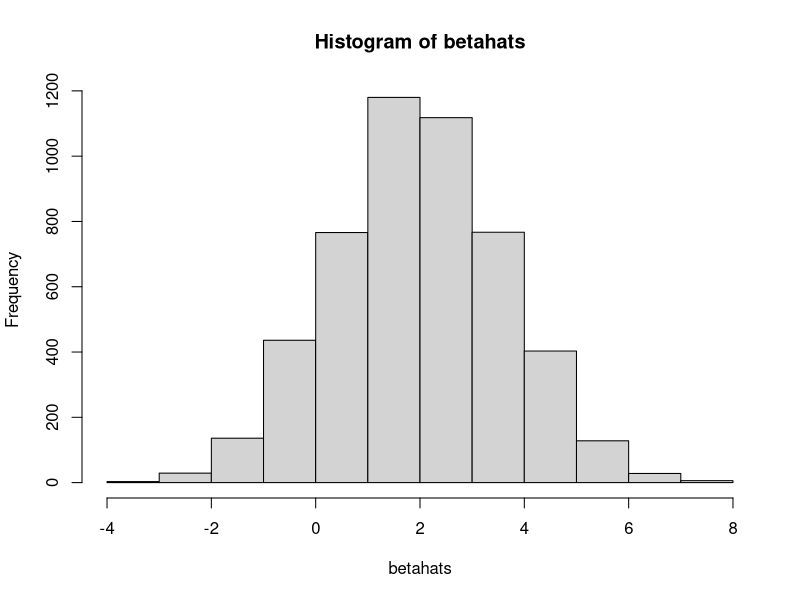
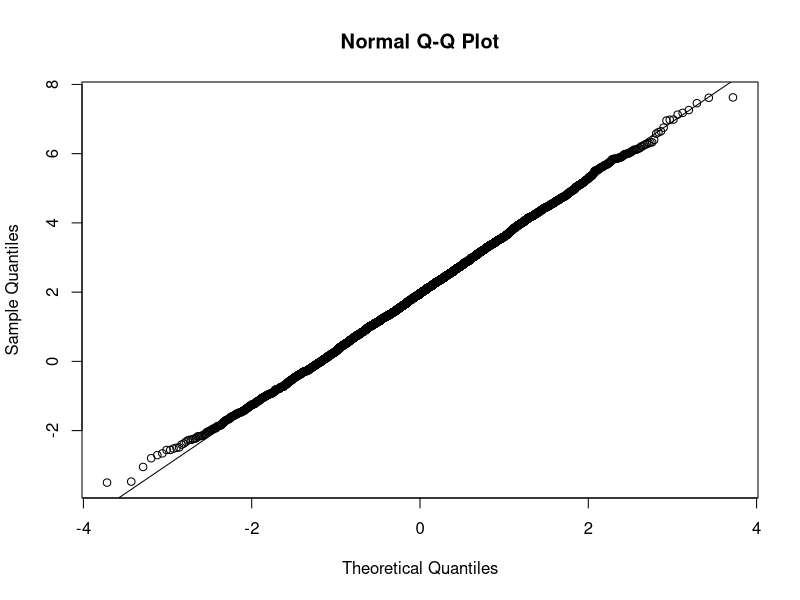
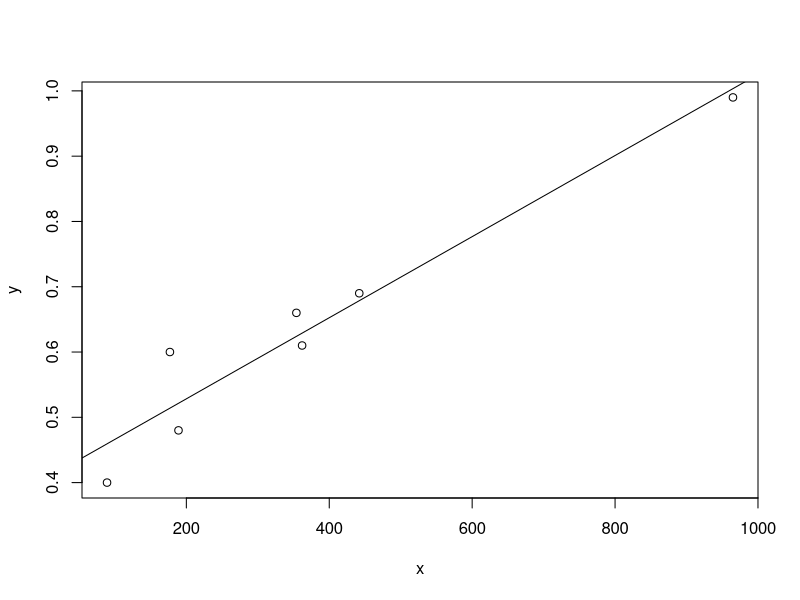
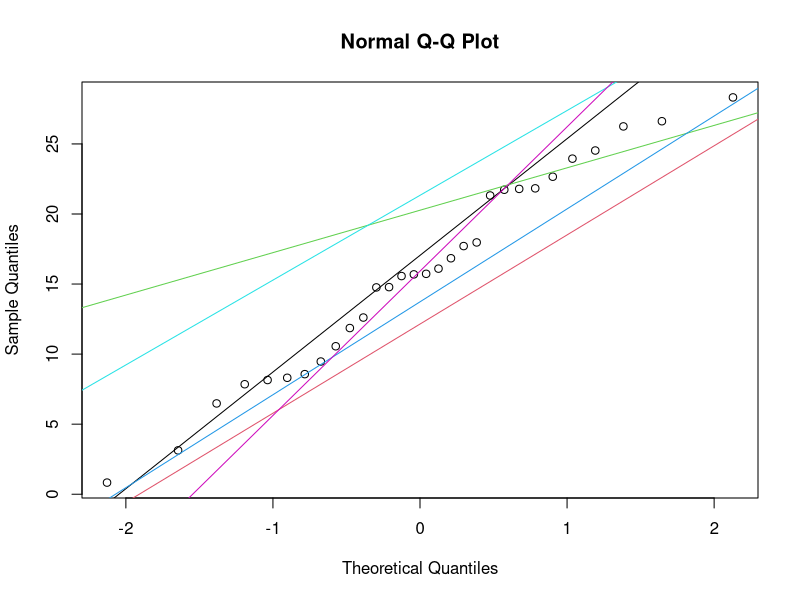
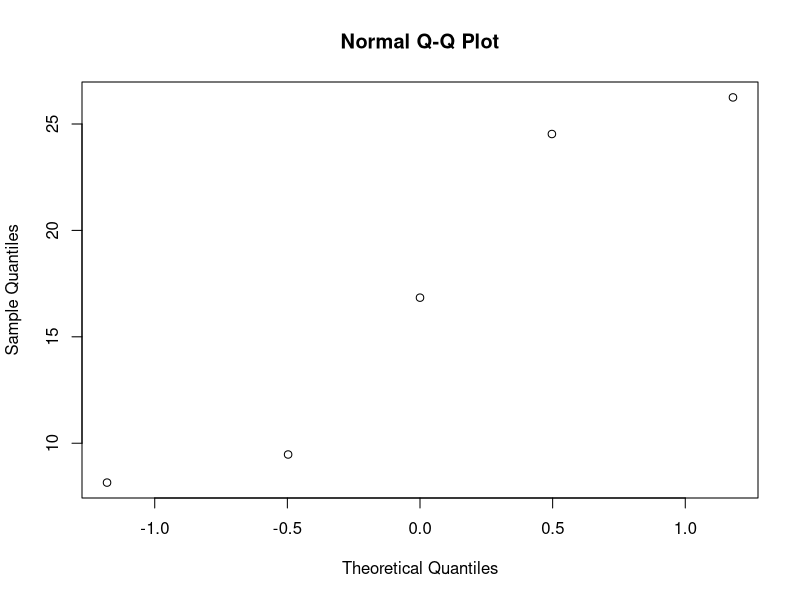
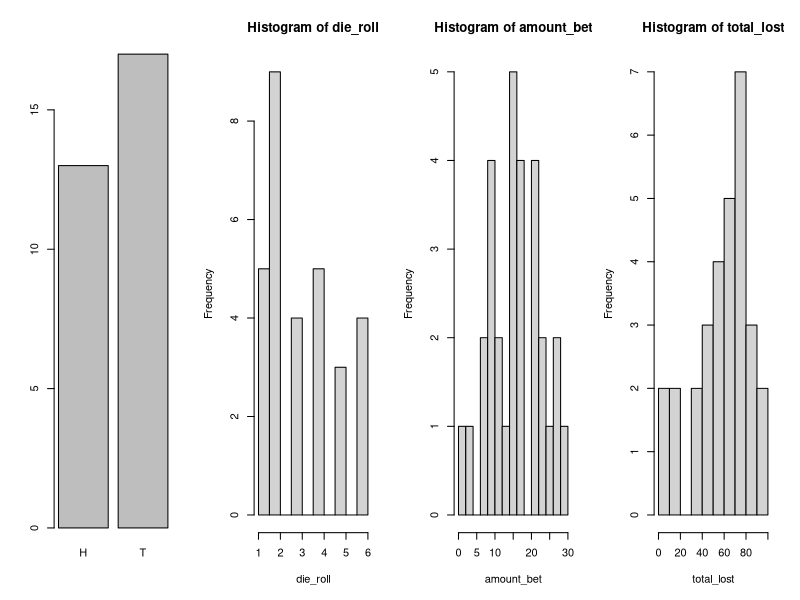
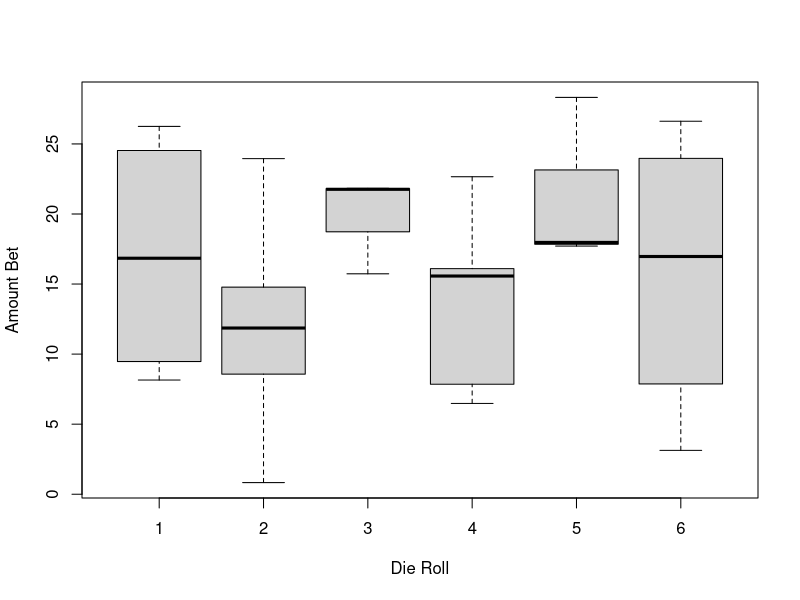
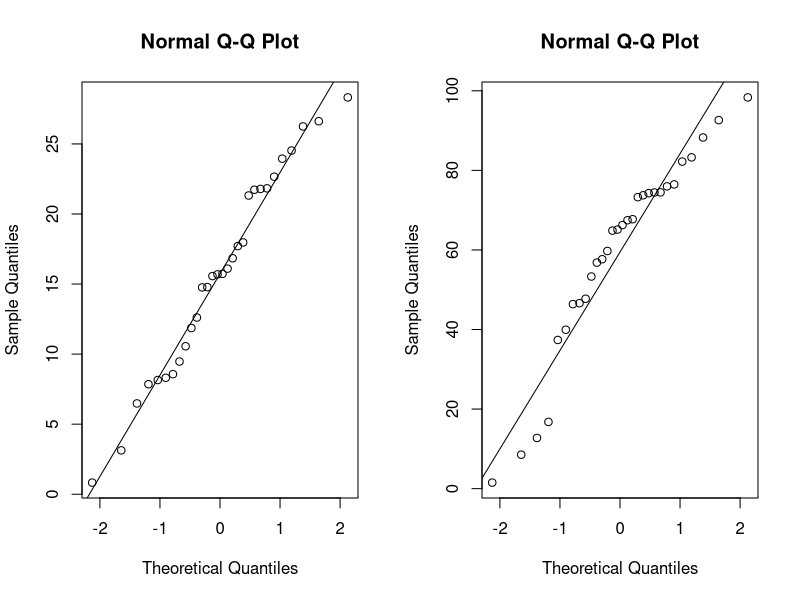

Write the R code that produced these figures, in order.
data <- read.csv2("390hw1data.csv", header = FALSE)
coin_flip <- c('T', 'H', 'T', 'T', 'H', 'H', 'H', 'T' , 'H' , 'H' , 'T' , 'H' , 'T' , 'T' , 'T' , 'T' , 'T' , 'H' , 'T' , 'H' , 'H' , 'T' , 'T' , 'H' , 'T' , 'H' , 'H' , 'T' , 'T' , 'T')
die_roll <- c(3, 2, 2, 3, 4, 1, 4, 1, 2, 5, 6, 4, 4, 1, 2, 4, 3, 2, 5, 6, 2, 6, 3, 2, 6, 5, 1, 2, 1, 2)
amount_bet <- c(15.73, 8.31, 15.69, 21.79, 6.48, 9.47, 16.10, 26.25, 10.56, 17.71, 3.13, 15.57, 22.66, 8.15, 14.76, 7.85, 21.73, 14.78, 28.32, 21.32, 8.57, 12.61, 21.83, 23.95, 26.62, 17.97, 24.53, 0.83, 16.84, 11.86)
total_lost <- c(67.47, 46.38, 57.66, 73.26, 56.81, 66.26, 74.26, 82.21, 67.72, 59.73, 1.52, 64.86, 75.98, 16.77, 46.62, 74.45, 88.27, 39.94, 98.34, 37.37, 8.53, 73.74, 76.47, 74.47, 92.63, 65.12, 83.27, 12.74, 53.32, 47.73)

coin_flip

### Week 9

n = 10
n.trial = 5000
x = c(1:n)
y_true = 10 + 2*x
sigma_eps = 15
betahats <- numeric(n.trial)
par(mfrow=c(1,1))
set.seed(123)

for(trial in 1:n.trial){
  y_obs = y_true + rnorm(n,0,sigma_eps)
  lm.1 = lm(y_obs ~ x)
  betahats[trial] <- lm.1$coefficients[2]
}
hist(betahats)
#b)
mean(betahats) #meanbetahat = 1.969032, meanbeta = 2
#c)
sd(betahats); sigma_eps/sqrt(sum((x-mean(x))^2)) #about the same
qqnorm(betahats)
abline(mean(betahats), sigma_eps/sqrt(sum((x-mean(x))^2)))

x <-  c(89, 177, 189, 354, 362, 442, 965)
y <- c(.40, .60, .48, .66, .61, .69, .99)
plot(x, y)
lm.1 <- lm(y~x)
lm.1$coeff[2] #0.0006210758
abline(lm.1$coeff[1], lm.1$coeff[2])
betahat <- 0.0006210758
aov.1 <- aov(lm.1)
summary(aov.1) #S_e = .0146
S_e <- .0146
Sxxsqrt <- sqrt(sum((x-mean(x))^2))
tstar <- 2.571
betahat + (tstar * S_e/Sxxsqrt)
betahat - (tstar * S_e/Sxxsqrt)
mean(x)

### Week 8
ab1 <- amount_bet[die_roll == 1]
ab2 <- amount_bet[die_roll == 2]
ab3 <- amount_bet[die_roll == 3]
ab4 <- amount_bet[die_roll == 4]
ab5 <- amount_bet[die_roll == 5]
ab6 <- amount_bet[die_roll == 6]
aov1 <- aov(amount_bet ~ as.factor(die_roll))
aov2 <- aov((amount_bet+2)~as.factor(die_roll))
summary(aov1)
summary(aov2)
qqnorm(amount_bet)
abline(mean(ab1), sd(ab1))
abline(mean(ab2), sd(ab2), col = 2)
abline(mean(ab3), sd(ab3), col = 3)
abline(mean(ab4), sd(ab4), col = 4)
abline(mean(ab5), sd(ab5), col = 5)
abline(mean(ab6), sd(ab6), col = 6)
qqnorm(ab1)


###

par(mfrow = c(1, 4))
plot(as.factor(coin_flip))
hist(die_roll, breaks = 12)
hist(amount_bet, breaks = 10)
hist(total_lost, breaks = 10)

par(mfrow = c(1, 1))
boxplot(split(amount_bet, die_roll), xlab = "Die Roll", ylab = "Amount Bet")

par(mfrow = c(1, 2))
qqnorm(amount_bet)
abline(mean(amount_bet), sd(amount_bet))
qqnorm(total_lost)
abline(mean(total_lost), sd(total_lost))

par(mfrow = c(1,1))
plot(amount_bet, total_lost, main = "Scatterplot of Total Lost vs Amount Bet
     while Gambling (Using Dice & Coins)")
cor(amount_bet, total_lost)
call <- lm(total_lost ~ amount_bet)
alpha_hat <- call$coefficients[1]
beta_hat <- call$coefficients[2]
abline(alpha_hat, beta_hat)
resids <- total_lost - (alpha_hat+beta_hat*amount_bet)
SST <- sum((total_lost-mean(total_lost))^2)
SSE <- sum(resids^2)
SSR <- SST - SSE
r2 <- SSR/SST
Se <- sqrt(1/28*SSE)

## Week 6
abt <- amount_bet[coin_flip == 'T']
abh <- amount_bet[coin_flip == 'H']
mean(abt)
mean(abh)
sd(abt)
sd(abh)
(mean(abt) - mean(abh)) - 1.96*sqrt((8.17^2/17)+(6.04^2/13))

## Week 4
cl <- c(57.9,   35.7,   54.5,   56.8,   51.1,   70.8,   77.3, 51.6, 54.7,   63.6,   59.2,   59.2,   55.8,   38.5)
cl.mean <- mean(cl)
cl.sd <- sd(cl)
zcl <- (cl-cl.mean)/cl.sd
co <- c(44.2,   52.1,   60.2,   52.7,   47.2,   65.6,   71.4, 48.8,   53.1,   66.3,   59.8,   47.5,   64.5,   34.5)
co.mean <- mean(co)
co.sd <- sd(co)
zco <- (co-co.mean)/co.sd
comb <- zcl * zco
r <- 1/13*(sum(comb))
cor(cl, co)

a <- numeric(14)
for (i in 1:14) {
  a[i] <- zcl[i]*zco[i]
}
a
